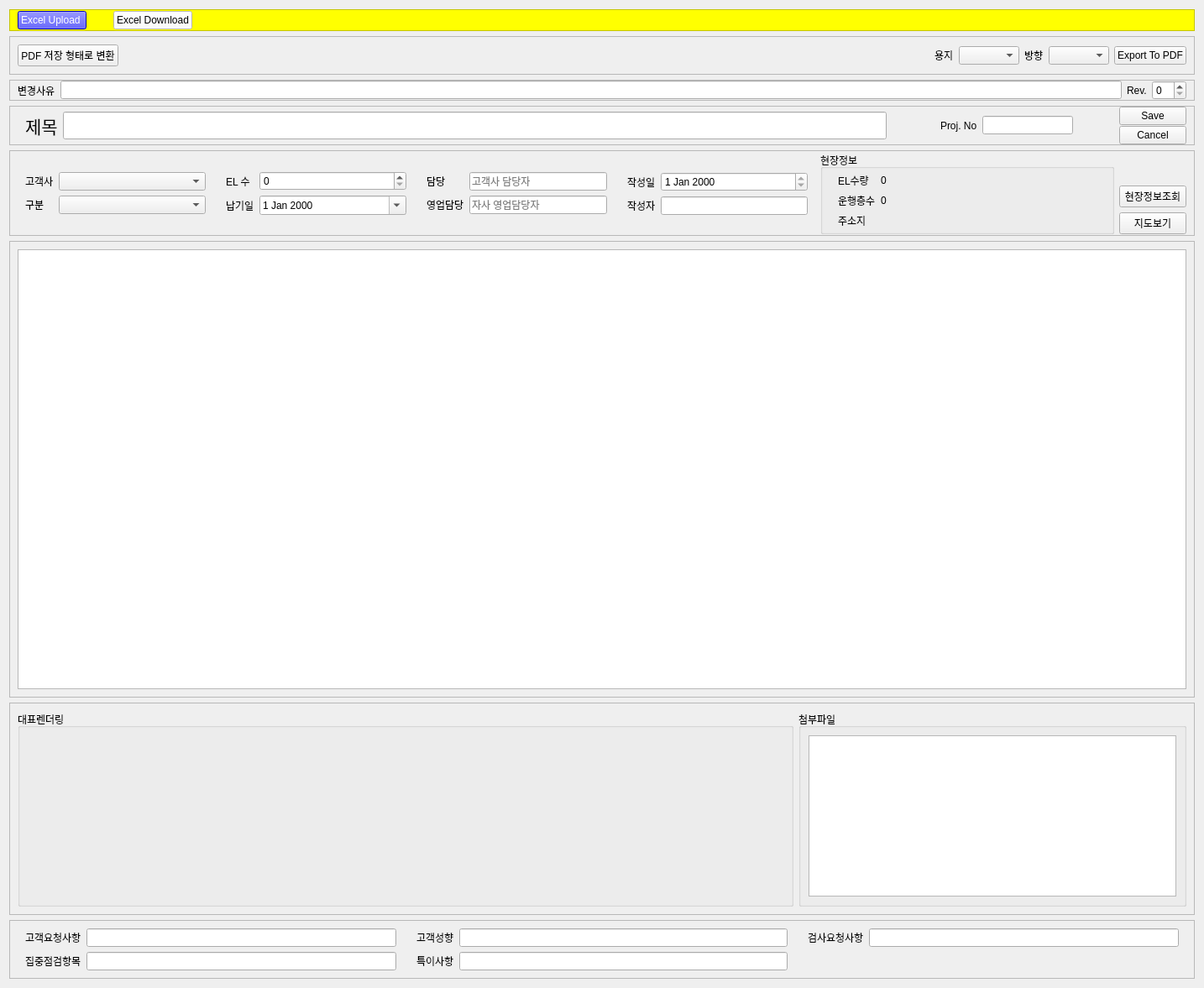
<?xml version="1.0" encoding="UTF-8"?>
<ui version="4.0">
 <class>Form_main</class>
 <widget class="QWidget" name="Form_main">
  <property name="geometry">
   <rect>
    <x>0</x>
    <y>0</y>
    <width>1434</width>
    <height>1177</height>
   </rect>
  </property>
  <property name="windowTitle">
   <string>Form</string>
  </property>
  <layout class="QVBoxLayout" name="verticalLayout_3">
   <item>
    <widget class="QFrame" name="frame_admin">
     <property name="styleSheet">
      <string notr="true">background-color:yellow</string>
     </property>
     <property name="frameShape">
      <enum>QFrame::StyledPanel</enum>
     </property>
     <property name="frameShadow">
      <enum>QFrame::Raised</enum>
     </property>
     <layout class="QHBoxLayout" name="horizontalLayout_4">
      <property name="spacing">
       <number>32</number>
      </property>
      <property name="topMargin">
       <number>1</number>
      </property>
      <property name="bottomMargin">
       <number>1</number>
      </property>
      <item>
       <widget class="QPushButton" name="PB_Upload_Excel">
        <property name="toolTip">
         <string>기존 작성된 작업지침서 excel file을  upload합니다</string>
        </property>
        <property name="styleSheet">
         <string notr="true">background-color:blue;color:white</string>
        </property>
        <property name="text">
         <string>Excel Upload </string>
        </property>
       </widget>
      </item>
      <item>
       <widget class="QPushButton" name="PB_Download_Excel">
        <property name="toolTip">
         <string>excel 로 download합니다.</string>
        </property>
        <property name="styleSheet">
         <string notr="true">background-color:white</string>
        </property>
        <property name="text">
         <string>Excel Download</string>
        </property>
       </widget>
      </item>
      <item>
       <spacer name="horizontalSpacer_3">
        <property name="orientation">
         <enum>Qt::Horizontal</enum>
        </property>
        <property name="sizeHint" stdset="0">
         <size>
          <width>40</width>
          <height>20</height>
         </size>
        </property>
       </spacer>
      </item>
     </layout>
    </widget>
   </item>
   <item>
    <widget class="QFrame" name="frame_export">
     <property name="frameShape">
      <enum>QFrame::StyledPanel</enum>
     </property>
     <property name="frameShadow">
      <enum>QFrame::Raised</enum>
     </property>
     <layout class="QHBoxLayout" name="horizontalLayout_5">
      <item>
       <widget class="QPushButton" name="PB_conversion">
        <property name="text">
         <string>PDF 저장 형태로 변환</string>
        </property>
       </widget>
      </item>
      <item>
       <spacer name="horizontalSpacer_4">
        <property name="orientation">
         <enum>Qt::Horizontal</enum>
        </property>
        <property name="sizeHint" stdset="0">
         <size>
          <width>40</width>
          <height>20</height>
         </size>
        </property>
       </spacer>
      </item>
      <item>
       <widget class="QLabel" name="label_7">
        <property name="sizePolicy">
         <sizepolicy hsizetype="Fixed" vsizetype="Fixed">
          <horstretch>0</horstretch>
          <verstretch>0</verstretch>
         </sizepolicy>
        </property>
        <property name="text">
         <string>용지</string>
        </property>
       </widget>
      </item>
      <item>
       <widget class="QComboBox" name="comboBox_Yongji">
        <property name="sizePolicy">
         <sizepolicy hsizetype="Minimum" vsizetype="Fixed">
          <horstretch>0</horstretch>
          <verstretch>0</verstretch>
         </sizepolicy>
        </property>
       </widget>
      </item>
      <item>
       <widget class="QLabel" name="label_8">
        <property name="sizePolicy">
         <sizepolicy hsizetype="Fixed" vsizetype="Fixed">
          <horstretch>0</horstretch>
          <verstretch>0</verstretch>
         </sizepolicy>
        </property>
        <property name="text">
         <string>방향</string>
        </property>
       </widget>
      </item>
      <item>
       <widget class="QComboBox" name="comboBox_Banghyang">
        <property name="sizePolicy">
         <sizepolicy hsizetype="Minimum" vsizetype="Fixed">
          <horstretch>0</horstretch>
          <verstretch>0</verstretch>
         </sizepolicy>
        </property>
       </widget>
      </item>
      <item>
       <widget class="QPushButton" name="PB_export_to_pdf">
        <property name="text">
         <string>Export To PDF</string>
        </property>
       </widget>
      </item>
     </layout>
    </widget>
   </item>
   <item>
    <widget class="QFrame" name="frame_ECO">
     <property name="sizePolicy">
      <sizepolicy hsizetype="Preferred" vsizetype="Fixed">
       <horstretch>0</horstretch>
       <verstretch>0</verstretch>
      </sizepolicy>
     </property>
     <property name="frameShape">
      <enum>QFrame::StyledPanel</enum>
     </property>
     <property name="frameShadow">
      <enum>QFrame::Raised</enum>
     </property>
     <layout class="QHBoxLayout" name="horizontalLayout_6">
      <property name="topMargin">
       <number>0</number>
      </property>
      <property name="bottomMargin">
       <number>0</number>
      </property>
      <item>
       <widget class="QLabel" name="label_12">
        <property name="text">
         <string>변경사유</string>
        </property>
       </widget>
      </item>
      <item>
       <widget class="QLineEdit" name="lineEdit_ECO_Contents"/>
      </item>
      <item>
       <widget class="QLabel" name="label_14">
        <property name="text">
         <string>Rev.</string>
        </property>
       </widget>
      </item>
      <item>
       <widget class="QSpinBox" name="spinBox_ECO_Rev"/>
      </item>
     </layout>
    </widget>
   </item>
   <item>
    <widget class="QFrame" name="frame_head">
     <property name="frameShape">
      <enum>QFrame::StyledPanel</enum>
     </property>
     <property name="frameShadow">
      <enum>QFrame::Raised</enum>
     </property>
     <layout class="QHBoxLayout" name="horizontalLayout_3">
      <property name="topMargin">
       <number>0</number>
      </property>
      <property name="bottomMargin">
       <number>0</number>
      </property>
      <item>
       <widget class="QFrame" name="horizontalFrame">
        <property name="sizePolicy">
         <sizepolicy hsizetype="Preferred" vsizetype="Preferred">
          <horstretch>1</horstretch>
          <verstretch>0</verstretch>
         </sizepolicy>
        </property>
        <layout class="QHBoxLayout" name="horizontalLayout" stretch="0,1">
         <property name="topMargin">
          <number>0</number>
         </property>
         <property name="bottomMargin">
          <number>0</number>
         </property>
         <item>
          <widget class="QLabel" name="label">
           <property name="font">
            <font>
             <pointsize>16</pointsize>
            </font>
           </property>
           <property name="text">
            <string>제목</string>
           </property>
          </widget>
         </item>
         <item>
          <widget class="QLineEdit" name="lineEdit_Jemok">
           <property name="sizePolicy">
            <sizepolicy hsizetype="Expanding" vsizetype="Fixed">
             <horstretch>2</horstretch>
             <verstretch>0</verstretch>
            </sizepolicy>
           </property>
           <property name="font">
            <font>
             <pointsize>16</pointsize>
            </font>
           </property>
          </widget>
         </item>
        </layout>
       </widget>
      </item>
      <item>
       <spacer name="horizontalSpacer">
        <property name="orientation">
         <enum>Qt::Horizontal</enum>
        </property>
        <property name="sizeHint" stdset="0">
         <size>
          <width>40</width>
          <height>20</height>
         </size>
        </property>
       </spacer>
      </item>
      <item>
       <widget class="QFrame" name="horizontalFrame_2">
        <layout class="QHBoxLayout" name="horizontalLayout_2">
         <item>
          <widget class="QLabel" name="label_4">
           <property name="text">
            <string>Proj. No</string>
           </property>
          </widget>
         </item>
         <item>
          <widget class="QLineEdit" name="lineEdit_ProjNo">
           <property name="text">
            <string/>
           </property>
           <property name="maxLength">
            <number>32767</number>
           </property>
          </widget>
         </item>
        </layout>
       </widget>
      </item>
      <item>
       <spacer name="horizontalSpacer_2">
        <property name="orientation">
         <enum>Qt::Horizontal</enum>
        </property>
        <property name="sizeHint" stdset="0">
         <size>
          <width>40</width>
          <height>20</height>
         </size>
        </property>
       </spacer>
      </item>
      <item>
       <layout class="QVBoxLayout" name="vLaout_pb">
        <property name="spacing">
         <number>1</number>
        </property>
        <item>
         <widget class="QPushButton" name="PB_save">
          <property name="focusPolicy">
           <enum>Qt::ClickFocus</enum>
          </property>
          <property name="text">
           <string>Save</string>
          </property>
          <property name="autoDefault">
           <bool>false</bool>
          </property>
          <property name="default">
           <bool>false</bool>
          </property>
         </widget>
        </item>
        <item>
         <widget class="QPushButton" name="PB_cancel">
          <property name="focusPolicy">
           <enum>Qt::ClickFocus</enum>
          </property>
          <property name="text">
           <string>Cancel</string>
          </property>
          <property name="autoDefault">
           <bool>false</bool>
          </property>
          <property name="default">
           <bool>false</bool>
          </property>
         </widget>
        </item>
       </layout>
      </item>
     </layout>
    </widget>
   </item>
   <item>
    <widget class="QFrame" name="frame_info">
     <property name="frameShape">
      <enum>QFrame::StyledPanel</enum>
     </property>
     <property name="frameShadow">
      <enum>QFrame::Raised</enum>
     </property>
     <layout class="QHBoxLayout" name="hLayout_frame_info">
      <property name="topMargin">
       <number>1</number>
      </property>
      <property name="bottomMargin">
       <number>1</number>
      </property>
      <item>
       <widget class="QFrame" name="formFrame">
        <property name="sizePolicy">
         <sizepolicy hsizetype="Preferred" vsizetype="Preferred">
          <horstretch>2</horstretch>
          <verstretch>0</verstretch>
         </sizepolicy>
        </property>
        <layout class="QFormLayout" name="formLayout">
         <property name="formAlignment">
          <set>Qt::AlignLeading|Qt::AlignLeft|Qt::AlignVCenter</set>
         </property>
         <item row="0" column="0">
          <widget class="QLabel" name="label_3">
           <property name="text">
            <string>고객사</string>
           </property>
          </widget>
         </item>
         <item row="0" column="1">
          <widget class="고객사_Widget" name="combo_line_Gogaek"/>
         </item>
         <item row="1" column="0">
          <widget class="QLabel" name="label_2">
           <property name="text">
            <string>구분</string>
           </property>
          </widget>
         </item>
         <item row="1" column="1">
          <widget class="구분_Widget" name="combo_line_Gubun"/>
         </item>
        </layout>
       </widget>
      </item>
      <item>
       <widget class="QFrame" name="formFrame_3">
        <property name="sizePolicy">
         <sizepolicy hsizetype="Preferred" vsizetype="Preferred">
          <horstretch>2</horstretch>
          <verstretch>0</verstretch>
         </sizepolicy>
        </property>
        <layout class="QFormLayout" name="formLayout_3">
         <property name="formAlignment">
          <set>Qt::AlignLeading|Qt::AlignLeft|Qt::AlignVCenter</set>
         </property>
         <item row="0" column="0">
          <widget class="QLabel" name="label_5">
           <property name="text">
            <string>EL 수</string>
           </property>
          </widget>
         </item>
         <item row="0" column="1">
          <widget class="QSpinBox" name="spinBox_ELSU">
           <property name="maximum">
            <number>1000</number>
           </property>
          </widget>
         </item>
         <item row="1" column="0">
          <widget class="QLabel" name="label_6">
           <property name="text">
            <string>납기일</string>
           </property>
          </widget>
         </item>
         <item row="1" column="1">
          <widget class="QDateEdit" name="dateEdit_Nabgi">
           <property name="currentSection">
            <enum>QDateTimeEdit::MonthSection</enum>
           </property>
           <property name="calendarPopup">
            <bool>true</bool>
           </property>
          </widget>
         </item>
        </layout>
       </widget>
      </item>
      <item>
       <widget class="QFrame" name="formFrame_2">
        <property name="sizePolicy">
         <sizepolicy hsizetype="Preferred" vsizetype="Preferred">
          <horstretch>2</horstretch>
          <verstretch>0</verstretch>
         </sizepolicy>
        </property>
        <layout class="QFormLayout" name="formLayout_2">
         <property name="formAlignment">
          <set>Qt::AlignLeading|Qt::AlignLeft|Qt::AlignVCenter</set>
         </property>
         <item row="0" column="0">
          <widget class="QLabel" name="label_9">
           <property name="text">
            <string>담당</string>
           </property>
          </widget>
         </item>
         <item row="0" column="1">
          <widget class="QLineEdit" name="lineEdit_Damdang">
           <property name="placeholderText">
            <string>고객사 담당자</string>
           </property>
          </widget>
         </item>
         <item row="1" column="0">
          <widget class="QLabel" name="label_10">
           <property name="text">
            <string>영업담당</string>
           </property>
          </widget>
         </item>
         <item row="1" column="1">
          <widget class="QLineEdit" name="lineEdit_Yungyub">
           <property name="placeholderText">
            <string>자사 영업담당자</string>
           </property>
          </widget>
         </item>
        </layout>
       </widget>
      </item>
      <item>
       <widget class="QFrame" name="formFrame_5">
        <property name="sizePolicy">
         <sizepolicy hsizetype="Preferred" vsizetype="Preferred">
          <horstretch>2</horstretch>
          <verstretch>0</verstretch>
         </sizepolicy>
        </property>
        <layout class="QFormLayout" name="formLayout_5">
         <property name="formAlignment">
          <set>Qt::AlignLeading|Qt::AlignLeft|Qt::AlignVCenter</set>
         </property>
         <item row="0" column="0">
          <widget class="QLabel" name="label_22">
           <property name="text">
            <string>작성일</string>
           </property>
          </widget>
         </item>
         <item row="0" column="1">
          <widget class="QDateEdit" name="dateEdit_Jaksung">
           <property name="readOnly">
            <bool>true</bool>
           </property>
          </widget>
         </item>
         <item row="1" column="0">
          <widget class="QLabel" name="label_23">
           <property name="text">
            <string>작성자</string>
           </property>
          </widget>
         </item>
         <item row="1" column="1">
          <widget class="QLineEdit" name="lineEdit_Jaksungja">
           <property name="readOnly">
            <bool>true</bool>
           </property>
           <property name="placeholderText">
            <string/>
           </property>
          </widget>
         </item>
        </layout>
       </widget>
      </item>
      <item>
       <widget class="QGroupBox" name="groupBox">
        <property name="sizePolicy">
         <sizepolicy hsizetype="Preferred" vsizetype="Preferred">
          <horstretch>3</horstretch>
          <verstretch>0</verstretch>
         </sizepolicy>
        </property>
        <property name="title">
         <string>현장정보</string>
        </property>
        <layout class="QGridLayout" name="gridLayout">
         <property name="topMargin">
          <number>0</number>
         </property>
         <property name="bottomMargin">
          <number>0</number>
         </property>
         <item row="0" column="0">
          <widget class="QFrame" name="formFrame_6">
           <layout class="QFormLayout" name="formLayout_6">
            <property name="formAlignment">
             <set>Qt::AlignLeading|Qt::AlignLeft|Qt::AlignVCenter</set>
            </property>
            <property name="topMargin">
             <number>0</number>
            </property>
            <property name="bottomMargin">
             <number>0</number>
            </property>
            <item row="0" column="0">
             <widget class="QLabel" name="label_11">
              <property name="text">
               <string>EL수량</string>
              </property>
             </widget>
            </item>
            <item row="0" column="1">
             <widget class="QLabel" name="label_Info_EL_SU">
              <property name="text">
               <string>0</string>
              </property>
             </widget>
            </item>
            <item row="1" column="0">
             <widget class="QLabel" name="label_13">
              <property name="text">
               <string>운행층수</string>
              </property>
             </widget>
            </item>
            <item row="2" column="0">
             <widget class="QLabel" name="label_15">
              <property name="text">
               <string>주소지</string>
              </property>
             </widget>
            </item>
            <item row="2" column="1">
             <widget class="QLabel" name="label_Info_addr">
              <property name="text">
               <string/>
              </property>
             </widget>
            </item>
            <item row="1" column="1">
             <widget class="QLabel" name="label_Info_floor_su">
              <property name="text">
               <string>0</string>
              </property>
             </widget>
            </item>
           </layout>
          </widget>
         </item>
        </layout>
       </widget>
      </item>
      <item>
       <widget class="QFrame" name="frame">
        <property name="frameShape">
         <enum>QFrame::NoFrame</enum>
        </property>
        <property name="frameShadow">
         <enum>QFrame::Raised</enum>
        </property>
        <layout class="QVBoxLayout" name="verticalLayout_4">
         <property name="leftMargin">
          <number>0</number>
         </property>
         <property name="topMargin">
          <number>0</number>
         </property>
         <property name="rightMargin">
          <number>0</number>
         </property>
         <property name="bottomMargin">
          <number>0</number>
         </property>
         <item>
          <spacer name="verticalSpacer">
           <property name="orientation">
            <enum>Qt::Vertical</enum>
           </property>
           <property name="sizeHint" stdset="0">
            <size>
             <width>20</width>
             <height>40</height>
            </size>
           </property>
          </spacer>
         </item>
         <item>
          <widget class="QPushButton" name="PB_Info_search">
           <property name="text">
            <string>현장정보조회</string>
           </property>
           <property name="autoDefault">
            <bool>false</bool>
           </property>
           <property name="default">
            <bool>false</bool>
           </property>
          </widget>
         </item>
         <item>
          <widget class="QPushButton" name="PB_ViewMap">
           <property name="text">
            <string>지도보기</string>
           </property>
          </widget>
         </item>
        </layout>
       </widget>
      </item>
     </layout>
    </widget>
   </item>
   <item>
    <widget class="QFrame" name="frame_process">
     <property name="sizePolicy">
      <sizepolicy hsizetype="Preferred" vsizetype="Preferred">
       <horstretch>0</horstretch>
       <verstretch>5</verstretch>
      </sizepolicy>
     </property>
     <property name="frameShape">
      <enum>QFrame::StyledPanel</enum>
     </property>
     <property name="frameShadow">
      <enum>QFrame::Raised</enum>
     </property>
     <layout class="QVBoxLayout" name="vLayout_frame_process">
      <item>
       <widget class="Wid_Table_for_작업지침서_의장" name="wid_table"/>
      </item>
     </layout>
    </widget>
   </item>
   <item>
    <widget class="QFrame" name="frame_files">
     <property name="sizePolicy">
      <sizepolicy hsizetype="Preferred" vsizetype="Fixed">
       <horstretch>0</horstretch>
       <verstretch>1</verstretch>
      </sizepolicy>
     </property>
     <property name="frameShape">
      <enum>QFrame::StyledPanel</enum>
     </property>
     <property name="frameShadow">
      <enum>QFrame::Raised</enum>
     </property>
     <layout class="QHBoxLayout" name="hLayout_frame_files">
      <item>
       <widget class="QGroupBox" name="groupBox_rendering">
        <property name="sizePolicy">
         <sizepolicy hsizetype="Preferred" vsizetype="Preferred">
          <horstretch>2</horstretch>
          <verstretch>0</verstretch>
         </sizepolicy>
        </property>
        <property name="title">
         <string>대표렌더링</string>
        </property>
        <layout class="QVBoxLayout" name="verticalLayout_2">
         <item>
          <widget class="ImageViewer" name="imageViewer_wid" native="true">
           <property name="sizePolicy">
            <sizepolicy hsizetype="Preferred" vsizetype="Fixed">
             <horstretch>0</horstretch>
             <verstretch>0</verstretch>
            </sizepolicy>
           </property>
           <property name="text" stdset="0">
            <string/>
           </property>
          </widget>
         </item>
        </layout>
       </widget>
      </item>
      <item>
       <widget class="QGroupBox" name="groupBox_attach_file">
        <property name="sizePolicy">
         <sizepolicy hsizetype="Preferred" vsizetype="Preferred">
          <horstretch>1</horstretch>
          <verstretch>0</verstretch>
         </sizepolicy>
        </property>
        <property name="title">
         <string>첨부파일</string>
        </property>
        <layout class="QVBoxLayout" name="verticalLayout">
         <item>
          <widget class="File_Upload_ListWidget" name="file_upload_wid">
           <property name="sizePolicy">
            <sizepolicy hsizetype="Expanding" vsizetype="Fixed">
             <horstretch>0</horstretch>
             <verstretch>0</verstretch>
            </sizepolicy>
           </property>
          </widget>
         </item>
        </layout>
       </widget>
      </item>
     </layout>
    </widget>
   </item>
   <item>
    <widget class="QFrame" name="frame_tail">
     <property name="sizePolicy">
      <sizepolicy hsizetype="Preferred" vsizetype="Preferred">
       <horstretch>1</horstretch>
       <verstretch>0</verstretch>
      </sizepolicy>
     </property>
     <property name="frameShape">
      <enum>QFrame::StyledPanel</enum>
     </property>
     <property name="frameShadow">
      <enum>QFrame::Raised</enum>
     </property>
     <layout class="QHBoxLayout" name="hLayout_frame_tail">
      <property name="topMargin">
       <number>0</number>
      </property>
      <property name="bottomMargin">
       <number>0</number>
      </property>
      <item>
       <widget class="QFrame" name="formFrame_8">
        <property name="sizePolicy">
         <sizepolicy hsizetype="Preferred" vsizetype="Preferred">
          <horstretch>1</horstretch>
          <verstretch>0</verstretch>
         </sizepolicy>
        </property>
        <layout class="QFormLayout" name="formLayout_8">
         <item row="0" column="0">
          <widget class="QLabel" name="label_17">
           <property name="text">
            <string>고객요청사항</string>
           </property>
          </widget>
         </item>
         <item row="0" column="1">
          <widget class="QLineEdit" name="lineEdit_gogak_yochung"/>
         </item>
         <item row="1" column="0">
          <widget class="QLabel" name="label_18">
           <property name="text">
            <string>집중점검항목</string>
           </property>
          </widget>
         </item>
         <item row="1" column="1">
          <widget class="QLineEdit" name="lineEdit_Jumgum"/>
         </item>
        </layout>
       </widget>
      </item>
      <item>
       <widget class="QFrame" name="formFrame_9">
        <property name="sizePolicy">
         <sizepolicy hsizetype="Preferred" vsizetype="Preferred">
          <horstretch>1</horstretch>
          <verstretch>0</verstretch>
         </sizepolicy>
        </property>
        <layout class="QFormLayout" name="formLayout_9">
         <item row="0" column="0">
          <widget class="QLabel" name="label_19">
           <property name="text">
            <string>고객성향</string>
           </property>
          </widget>
         </item>
         <item row="0" column="1">
          <widget class="QLineEdit" name="lineEdit_gogaek_sunghang"/>
         </item>
         <item row="1" column="0">
          <widget class="QLabel" name="label_20">
           <property name="text">
            <string>특이사항</string>
           </property>
          </widget>
         </item>
         <item row="1" column="1">
          <widget class="QLineEdit" name="lineEdit_toiki"/>
         </item>
        </layout>
       </widget>
      </item>
      <item>
       <widget class="QFrame" name="formFrame_10">
        <property name="sizePolicy">
         <sizepolicy hsizetype="Preferred" vsizetype="Preferred">
          <horstretch>1</horstretch>
          <verstretch>0</verstretch>
         </sizepolicy>
        </property>
        <layout class="QFormLayout" name="formLayout_10">
         <item row="0" column="0">
          <widget class="QLabel" name="label_21">
           <property name="text">
            <string>검사요청사항</string>
           </property>
          </widget>
         </item>
         <item row="0" column="1">
          <widget class="QLineEdit" name="lineEdit_gumsa"/>
         </item>
        </layout>
       </widget>
      </item>
     </layout>
    </widget>
   </item>
  </layout>
 </widget>
 <customwidgets>
  <customwidget>
   <class>고객사_Widget</class>
   <extends>QComboBox</extends>
   <header location="global">modules.PyQt.component.combo_lineedit</header>
  </customwidget>
  <customwidget>
   <class>구분_Widget</class>
   <extends>QComboBox</extends>
   <header location="global">modules.PyQt.component.combo_lineedit</header>
  </customwidget>
  <customwidget>
   <class>ImageViewer</class>
   <extends>QWidget</extends>
   <header location="global">modules.PyQt.compoent_v2.imageViewer.imageviwer</header>
   <container>1</container>
  </customwidget>
  <customwidget>
   <class>Wid_Table_for_작업지침서_의장</class>
   <extends>QTableView</extends>
   <header location="global">modules.PyQt.Tabs.작업지침서.dialog.table.table_작업지침서_의장</header>
  </customwidget>
  <customwidget>
   <class>File_Upload_ListWidget</class>
   <extends>QListWidget</extends>
   <header location="global">modules.PyQt.compoent_v2.FileListWidget.wid_fileUploadList</header>
  </customwidget>
 </customwidgets>
 <resources/>
 <connections/>
</ui>
